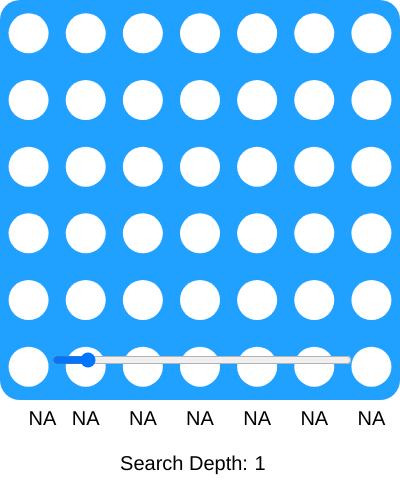
Frame 1 (no input)
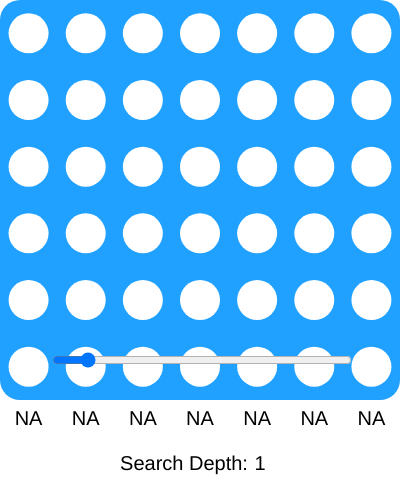
Frame 60 (no input)
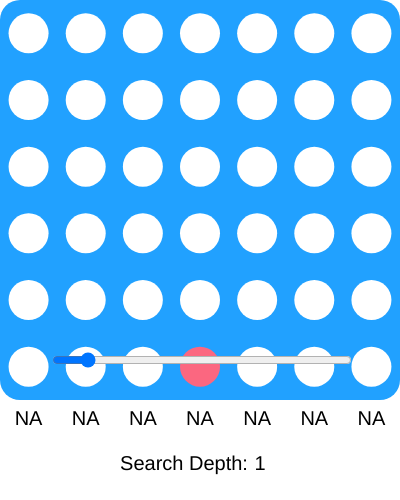
Frame 120 (the mouse pressed at the canvas centre since frame 60)

The p5.js sketch that drew these frames (run headless with seeded random() and noise() and a simulated clock; from frame 60 on, the mouse is pressed at the canvas centre):

// p5.js sketch
// ── sketch.js
let WIDTH = 400, HEIGHT = 400;

let cnv;
let scorecnv;

let board = [], boardC = [];
let winHorz = [], winVert = [];
let winAsc = [], winDsc = [];
let rowVals = [];
let BWIDTH = 7, BHEIGHT = 6;
let CSIZE_H = HEIGHT / BHEIGHT, CSIZE_W = WIDTH / BWIDTH;
let COINRAD = 40;
let WINRAD = 50;

let WHITE = [255, 255, 255];
let RED = [255, 38, 73];
let REDA = [251, 103, 128];
let YELLOW = [255, 236, 108];
let YELLOWA = [255, 242, 158];
let BLUE = [33, 161, 255];

let redTurn = true;
let gameOver = false;

let useAI = true;
let mxDepth = 9;

let sliderOffsetW = 0;

let cache = {};

function centerCanvas(){
  cnv.position((windowWidth - WIDTH) / 2, (windowHeight - HEIGHT) / 2);
  sliderOffsetW = (windowWidth - WIDTH);
  dSlider.position(windowWidth/2 - 300 / 2, windowHeight - HEIGHT + 50);
}

function resetSketch(){
  board = [];
  boardC = [];
  winHorz = [];
  winVert = [];
  winAsc = [];
  winDsc = [];
  rowVals = [];
  for(let i=0; i<BWIDTH; i++){
    rowVals.push("NA");
  }
  for(let i=0; i<BHEIGHT; i++){
    board[i] = [];
    boardC[i] = [];
    winHorz[i] = [];
    winVert[i] = [];
    winAsc[i] = [];
    winDsc[i] = [];
    for(let j=0; j<BWIDTH; j++){
      board[i][j] = '';
      boardC[i][j] = '';
      winHorz[i][j] = 0;
      winVert[i][j] = 0;
      winAsc[i][j] = 0;
      winDsc[i][j] = 0;
    }
  }
  redTurn = true;
  gameOver = false;
}

let title, restart;

function setup() {
  dSlider = createSlider(0, 10, 1, 1);
  dSlider.style('width', '300px');
  title = createDiv("Connect Four!");
  title.style('text-align', 'center');
  title.style('padding-top', '70px');
  title.style('font-size', '30px');
  title.style('font-family', 'Arial, Helvetica, sans-serif')

  restart = createDiv("Press 'r' to restart");
  restart.style('text-align', 'center');
  restart.style('padding-top', '10px');
  restart.style('font-family', 'Arial, Helvetica, sans-serif')
  cnv = createCanvas(WIDTH, HEIGHT+100);
  centerCanvas();
  resetSketch();
}

function windowResized(){
  centerCanvas();
}

let prevHoverCol = -1;

function getLatestActive(col, useCopy = false){
  let result = [-1, -1];
  for(let i=BHEIGHT-1; i>=0; i--){
    if(!useCopy && board[i][col] != 'r' && board[i][col] != 'y'){
      result[0] = i;
      result[1] = col;
      break;
    }
    if(useCopy && boardC[i][col] != 'r' && boardC[i][col] != 'y'){
      result[0] = i;
      result[1] = col;
      break;
    }
  }
  return result;
}

function draw() {
  background(255, 255, 255);
  fill(BLUE);
  strokeWeight(0);
  rect(0, 0, WIDTH, HEIGHT, 20);
  if(!gameOver && mouseY <= HEIGHT){
    let hoverCol = int(mouseX / (WIDTH / BWIDTH));
    let coin = 'yh';
    if(redTurn) coin = 'rh';
    for(let j=0; j<BWIDTH; j++){
      let pos = getLatestActive(j);
      if(j != hoverCol){
        if(pos[0] != -1)
          board[pos[0]][pos[1]] = '';
      } else {
        if(pos[0] != -1)
          board[pos[0]][pos[1]] = coin;
      }
    }
  }
  for(let i = 0; i<BHEIGHT; i++){
    for(let j=0; j<BWIDTH; j++){
      let color = WHITE;
      if(board[i][j] == 'r') {
        color = RED;
      }
      else if(board[i][j] == 'y') {
        color = YELLOW;
      } else if(board[i][j] == 'rh'){
        color = REDA;
      } else if(board[i][j] == 'yh'){
        color = YELLOWA;
      }
      fill(color);
      strokeWeight(0);
      ellipse(j*CSIZE_W + CSIZE_W * 0.5, i*CSIZE_H + CSIZE_H * 0.5, COINRAD);
    }
  }
  // Horizontal Win
  for(let i=0; i<BHEIGHT; i++){
    for(let j=0; j<BWIDTH; j++){
      if(winHorz[i][j]){
        noFill();
        strokeWeight(2);
        arc(j*CSIZE_W + CSIZE_W * 0.5, i*CSIZE_H + CSIZE_H * 0.5, WINRAD, WINRAD,HALF_PI, PI + HALF_PI);
        arc((j+3)*CSIZE_W + CSIZE_W * 0.5, (i)*CSIZE_H + CSIZE_H * 0.5, WINRAD, WINRAD,PI + HALF_PI, HALF_PI);
        line(j*CSIZE_W + CSIZE_W * 0.5, i*CSIZE_H + CSIZE_H * 0.5 - WINRAD / 2, (j+3)*CSIZE_W + CSIZE_W * 0.5, i*CSIZE_H + CSIZE_H * 0.5 - WINRAD/2)
        line(j*CSIZE_W + CSIZE_W * 0.5, i*CSIZE_H + CSIZE_H * 0.5 + WINRAD / 2, (j+3)*CSIZE_W + CSIZE_W * 0.5, i*CSIZE_H + CSIZE_H * 0.5 + WINRAD/2)
      }
    }
  }
  // Vertical Win
  for(let i=0; i<BHEIGHT; i++){
    for(let j=0; j<BWIDTH; j++){
      if(winVert[i][j]){
        noFill();
        strokeWeight(2);
        arc(j*CSIZE_W + CSIZE_W * 0.5, i*CSIZE_H + CSIZE_H * 0.5, WINRAD, WINRAD,PI, 2*PI);
        arc((j)*CSIZE_W + CSIZE_W * 0.5, (i+3)*CSIZE_H + CSIZE_H * 0.5, WINRAD, WINRAD,2*PI, PI);
        line(j*CSIZE_W + CSIZE_W * 0.5 - WINRAD / 2, i*CSIZE_H + CSIZE_H * 0.5, (j)*CSIZE_W + CSIZE_W * 0.5 - WINRAD/2, (i+3)*CSIZE_H + CSIZE_H * 0.5)
        line(j*CSIZE_W + CSIZE_W * 0.5 + WINRAD / 2, i*CSIZE_H + CSIZE_H * 0.5, (j)*CSIZE_W + CSIZE_W * 0.5 + WINRAD/2, (i+3)*CSIZE_H + CSIZE_H * 0.5)
      }
    }
  }
  // Ascending Win
  for(let i=0; i<BHEIGHT; i++){
    for(let j=0; j<BWIDTH; j++){
      if(winAsc[i][j]){
        noFill();
        strokeWeight(2);
        arc(j*CSIZE_W + CSIZE_W * 0.5, i*CSIZE_H + CSIZE_H * 0.5, WINRAD, WINRAD,QUARTER_PI, PI + QUARTER_PI);
        arc((j+3)*CSIZE_W + CSIZE_W * 0.5, (i-3)*CSIZE_H + CSIZE_H * 0.5, WINRAD, WINRAD, QUARTER_PI + PI, QUARTER_PI);
        line(j*CSIZE_W + CSIZE_W * 0.5 - (sin(QUARTER_PI) * WINRAD / 2), i*CSIZE_H + CSIZE_H * 0.5 - (cos(QUARTER_PI) * WINRAD/2), (j+3)*CSIZE_W + CSIZE_W * 0.5 - (sin(QUARTER_PI) * WINRAD / 2), (i-3)*CSIZE_H + CSIZE_H * 0.5 - (cos(QUARTER_PI) * WINRAD/2));
        line(j*CSIZE_W + CSIZE_W * 0.5 + (sin(QUARTER_PI) * WINRAD / 2), i*CSIZE_H + CSIZE_H * 0.5 + (cos(QUARTER_PI) * WINRAD/2), (j+3)*CSIZE_W + CSIZE_W * 0.5 + (sin(QUARTER_PI) * WINRAD / 2), (i-3)*CSIZE_H + CSIZE_H * 0.5+ (cos(QUARTER_PI) * WINRAD/2));
      }
    }
  }
  // Descending Win
  for(let i=0; i<BHEIGHT; i++){
    for(let j=0; j<BWIDTH; j++){
      if(winDsc[i][j]){
        noFill();
        strokeWeight(2);
        arc(j*CSIZE_W + CSIZE_W * 0.5, i*CSIZE_H + CSIZE_H * 0.5, WINRAD, WINRAD,HALF_PI + QUARTER_PI, PI + HALF_PI + QUARTER_PI);
        arc((j+3)*CSIZE_W + CSIZE_W * 0.5, (i+3)*CSIZE_H + CSIZE_H * 0.5, WINRAD, WINRAD, QUARTER_PI + PI + HALF_PI, QUARTER_PI + HALF_PI);
        line(j*CSIZE_W + CSIZE_W * 0.5 - (cos(QUARTER_PI) * WINRAD / 2), i*CSIZE_H + CSIZE_H * 0.5 + (sin(QUARTER_PI) * WINRAD/2), (j+3)*CSIZE_W + CSIZE_W * 0.5 - (cos(QUARTER_PI) * WINRAD / 2), (i+3)*CSIZE_H + CSIZE_H * 0.5 + (sin(QUARTER_PI) * WINRAD/2));
        line(j*CSIZE_W + CSIZE_W * 0.5 + (cos(QUARTER_PI) * WINRAD / 2), i*CSIZE_H + CSIZE_H * 0.5 - (sin(QUARTER_PI) * WINRAD/2), (j+3)*CSIZE_W + CSIZE_W * 0.5 + (cos(QUARTER_PI) * WINRAD / 2), (i+3)*CSIZE_H + CSIZE_H * 0.5 - (sin(QUARTER_PI) * WINRAD/2));
      }
    }
  }
  for(let i=0; i<BWIDTH; i++){
    textSize(20);
    fill(0, 0, 0);
    text(rowVals[i], i * CSIZE_W + CSIZE_W * 0.5 , HEIGHT + 25);
    textAlign('center');
  }
  text("Search Depth:", WIDTH * 0.46, HEIGHT + 70);
  mxDepth = dSlider.value();
  text(mxDepth, WIDTH * 0.65, HEIGHT + 70);
}

function isAvail(col, useCopy = false){
  for(let row=BHEIGHT-1; row >= 0; row--){
    if(!useCopy && board[row][col] != 'r' && board[row][col] != 'y'){
      return true;
    }
    if(useCopy && boardC[row][col] != 'r' && boardC[row][col] != 'y'){
      return true;
    }
  }
  return false;
}

function placeCoin(col, coin){
  for(let row=BHEIGHT-1; row >= 0; row--){
    if(board[row][col] != 'r' && board[row][col] != 'y'){
      board[row][col] = coin;
      return;
    }
  }
}

function checkWin(coin, draw = true, useCopy = false){
  // Horizontal
  for(let i=0; i<BHEIGHT; i++){
    for(let j=0; j<BWIDTH-3; j++){
      let win = true;
      for(let k=1; k<4; k++){
        if(!useCopy)
          win &= board[i][j+k] == board[i][j+k-1] && board[i][j] == coin;
        else 
          win &= boardC[i][j+k] == boardC[i][j+k-1] && boardC[i][j] == coin;
      }
      if(win){
        if(draw)
          winHorz[i][j] = 1;
        return true;
      }
    }
  }
  // Vertical
  for(let i=0; i<BHEIGHT-3; i++){
    for(let j=0; j<BWIDTH; j++){
      let win = true;
      for(let k=1; k<4; k++){
        if(!useCopy)
          win &= board[i+k][j] == board[i+k-1][j] && board[i][j] == coin;
        else 
          win &= boardC[i+k][j] == boardC[i+k-1][j] && boardC[i][j] == coin;
      }
      if(win){
        if(draw)
          winVert[i][j] = 1;
        return true;
      }
    }
  }
  // Descending
  for(let i=0; i<BHEIGHT-3; i++){
    for(let j=0; j<BWIDTH-3; j++){
      let win = true;
      for(let k=1; k<4; k++){
        if(!useCopy)
          win &= board[i+k][j+k] == board[i+k-1][j+k-1] && board[i][j] == coin;
        else
          win &= boardC[i+k][j+k] == boardC[i+k-1][j+k-1] && boardC[i][j] == coin;
      }
      if(win){
        if(draw)
          winDsc[i][j] = 1;
        return true;
      }
    }
  }
  // Ascending
  for(let i=3; i<BHEIGHT; i++){
    for(let j=0; j<BWIDTH-3; j++){
      let win = true;
      for(let k=1; k<4; k++){
        if(!useCopy)
          win &= board[i-k][j+k] == board[i-k+1][j+k-1] && board[i][j] == coin;
        else
          win &= boardC[i-k][j+k] == boardC[i-k+1][j+k-1] && boardC[i][j] == coin;
      }
      if(win){
        if(draw)
          winAsc[i][j] = 1;
        return true;
      }
    }
  }
  return false;
}

function chooseBest(player, depth, alpha, beta){
    if([boardC, player] in cache){
      return cache[[boardC, player]];
    }
    if(checkWin('y', false, true)){
      return 100 - depth;
    } else if(checkWin('r', false, true)){
      return -100 - depth;
    }
    let moves = [];
    for(let i=0; i<BWIDTH; i++){
      if(isAvail(i, true)){
        moves.push(i);
      }
    }
    if(moves.length == 0) return 0;
    if(depth >= mxDepth) return 0;
    // Maximising
    let best;
    if(player){
      best = -1e9;
      for(let i=0; i<moves.length; i++){
        let row = getLatestActive(moves[i], true)[0];
        boardC[row][moves[i]] = 'y';
        best = max(best, chooseBest(0, depth+1, alpha, beta));
        boardC[row][moves[i]] = '';
        alpha = max(alpha, best);
        if(alpha >= beta){
          break;
        }
      }
    } else {
      best =  1e9;
      for(let i=0; i<moves.length; i++){
        let row = getLatestActive(moves[i], true)[0];
        boardC[row][moves[i]] = 'r';
        best = min(best, chooseBest(1, depth+1, alpha, beta));
        boardC[row][moves[i]] = '';
        beta = min(beta, best);
        if(alpha >= beta){
          break;
        }
      }
    }
    cache[[boardC,player]] = best;
    return best;
}

function minMax(){
    let moves = [];
    for(let i=0; i<BWIDTH; i++){
      if(isAvail(i, true)){
        moves.push(i);
      }
    }
    for(let i=0; i<BWIDTH; i++){
      rowVals[i] = 'NA';
    }
    let bestMoves = [], bestVal = -1e9;
    for(let i=0; i<moves.length; i++){
      let row = getLatestActive(moves[i], true)[0];
      boardC[row][moves[i]] = 'y';
      let cur = chooseBest(0, 0, -1e9, 1e9);
      rowVals[moves[i]] = cur;
      boardC[row][moves[i]] = '';
      if(bestVal == cur){
        bestMoves.push(moves[i]);
      } else if(bestVal < cur){
        bestVal = cur;
        bestMoves = [];
        bestMoves.push(moves[i]);
      }
    }
    return random(bestMoves);
}

function aiMove(){
  if(!useAI){
    let moves = [];
    for(let i=0; i<BWIDTH; i++){
      if(isAvail(i)){
        moves.push(i);
      }
    }
    return random(moves);
  } else {
    for(let i=0; i<BHEIGHT; i++){
      for(let j=0; j<BWIDTH; j++){
        if(board[i][j] == 'r') boardC[i][j] = 'r';
        else if(board[i][j] == 'y') boardC[i][j] = 'y';
      }
    }
    return minMax();
  }
}

function mouseClicked(){
  if(!gameOver && mouseX >= 0 && mouseX <= WIDTH && mouseY <= HEIGHT){
    let col = int(mouseX / (WIDTH / BWIDTH));
    let coin = 'r';
    if(isAvail(col)){
      placeCoin(col, coin);
      if(checkWin('r')){
        gameOver = true;
      }
      else if(checkWin('y')){
        gameOver = true;
      }
      redTurn ^= 1;
    }
    
    if(!redTurn && !gameOver){
      let result = aiMove();
      placeCoin(result, 'y');
      if(checkWin('r')){
        gameOver = true;
      }
      else if(checkWin('y')){
        gameOver = true;
      }
      redTurn ^= 1;
    }
  }
}

function keyPressed(){
  if(key == 'r'){
    resetSketch();
  }
}
